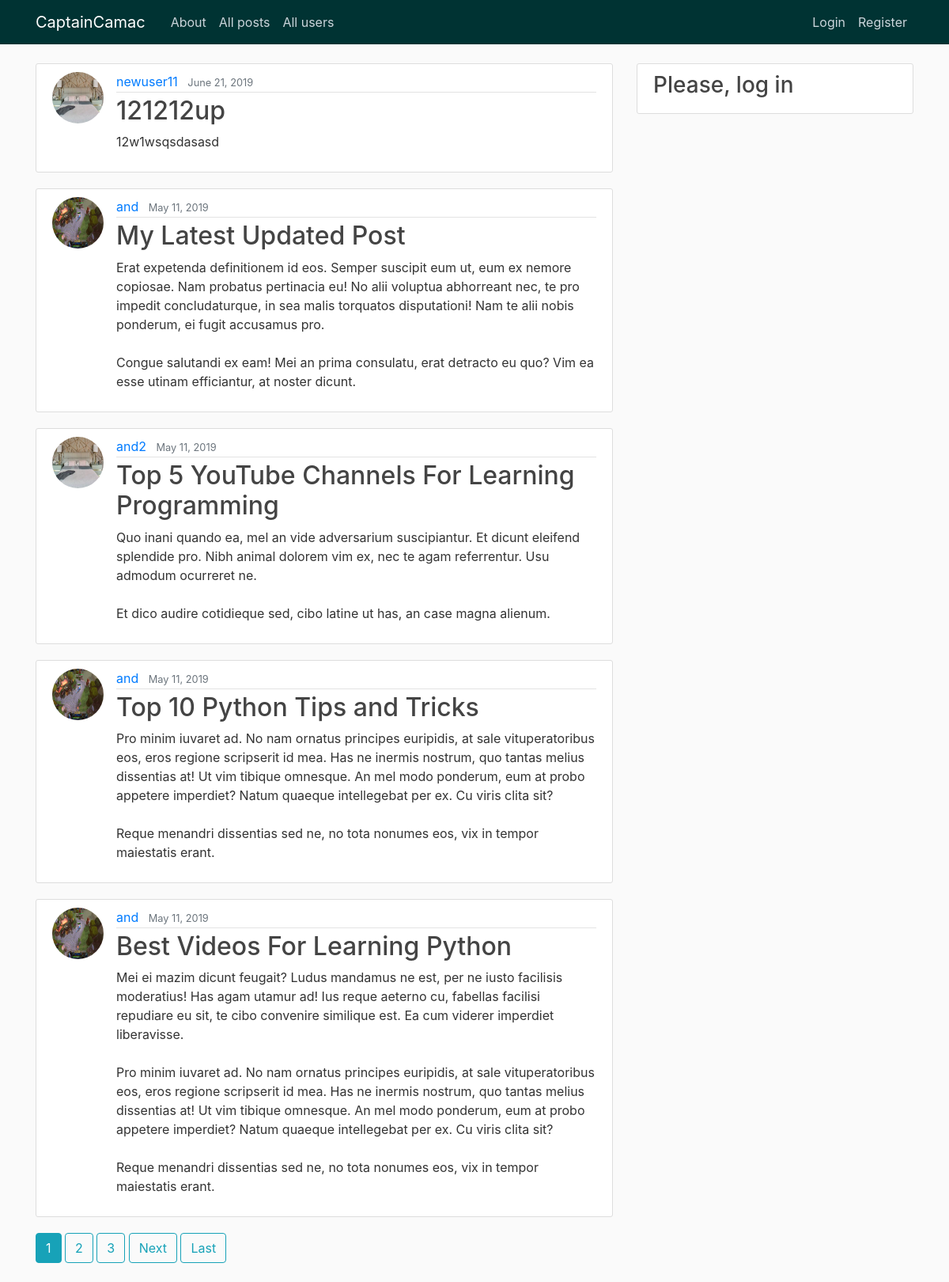
The page / on the database its author committed.
### blog/models.py (models this page shows, shortened)
class Post(models.Model):
    title = models.CharField(max_length=100)
    content = models.TextField()
    date_posted = models.DateTimeField(default=timezone.now)
    author = models.ForeignKey(User, on_delete=models.CASCADE)

### users/models.py (models this page shows, shortened)
class Profile(models.Model):
    user = models.OneToOneField(User, on_delete=models.CASCADE)
    image = models.ImageField(default='default.jpg', upload_to='profile_pics')

### blog/views.py (the view)
# urls.py: path('', PostListView.as_view(), name='blog-home'),
class PostListView(ListView):
    model = Post
    template_name = 'blog/home.html'
    context_object_name = 'posts'
    ordering = ['-date_posted']
    paginate_by = 5

### blog/templates/blog/home.html (shortened to what this page needs)
{% extends "base/base.html" %}
{% block content %}
    {% for post in posts %}
        <article class="media content-section">
            <img class="rounded-circle article-img" src="{{ post.author.profile.image.url }}">
            <div class="media-body">
                <div class="article-metadata">
                    <a class="mr-2" href="{% url 'profile' post.author.id %}">{{ post.author }}</a>
                    <small class="text-muted">{{ post.date_posted|date:"F d, Y" }}</small>
                </div>
                <h2><a class="article-title" href="{% url 'post-detail' post.id %}">{{ post.title }}</a></h2>
                <p class="article-content">{{ post.content }}</p>
            </div>
        </article>
    {% endfor %}
    {% if is_paginated %}
        {% for num in page_obj.paginator.page_range %}
            {% if page_obj.number == num %}
                <a class="btn btn-info mb-4" href="?page={{ num }}">{{ num }}</a>
            {% elif num > page_obj.number|add:'-3' and num < page_obj.number|add:'3' %}
                <a class="btn btn-outline-info mb-4" href="?page={{ num }}">{{ num }}</a>
            {% endif %}
        {% endfor %}
        {% if page_obj.has_next %}
            <a class="btn btn-outline-info mb-4" href="?page={{ page_obj.next_page_number }}">Next</a>
            <a class="btn btn-outline-info mb-4" href="?page={{ page_obj.paginator.num_pages }}">Last</a>
        {% endif %}
    {% endif %}
{% endblock content %}

### base/static/base/main.css (style rules this page uses)
body { background: #fafafa; color: #333333; margin-top: 5rem; }
h1, h2, h3, h4, h5, h6 { color: #444444; }
.content-section { background: #ffffff; padding: 10px 20px; border: 1px solid #dddddd; border-radius: 3px; margin-bottom: 20px; }
.article-title { color: #444444; }
.article-content { white-space: pre-line; }
.article-img { height: 65px; width: 65px; margin-right: 16px; }
.article-metadata { padding-bottom: 1px; margin-bottom: 4px; border-bottom: 1px solid #e3e3e3 }

### rows shown on the page
Post: author.profile.image (placeholder picture), author "newuser11", date_posted "June 21, 2019", title "121212up", content "12w1wsqsdasasd"
Post: author.profile.image (picture), author "and", date_posted "May 11, 2019", title "My Latest Updated Post", content "Erat expetenda definitionem id eos. Semper suscipit eum ut, eum ex nemore copiosae. Nam probatus pertinacia eu! No alii voluptua abhorreant nec, te pro impedit concludaturque, in sea malis torquatos disputationi! Nam te alii nobis ponderum, ei fugit accusamus pro. Congue salutandi ex eam! Mei an prima consulatu, erat detracto eu quo? Vim ea esse utinam efficiantur, at noster dicunt."
Post: author.profile.image (placeholder picture), author "and2", date_posted "May 11, 2019", title "Top 5 YouTube Channels For Learning Programming", content "Quo inani quando ea, mel an vide adversarium suscipiantur. Et dicunt eleifend splendide pro. Nibh animal dolorem vim ex, nec te agam referrentur. Usu admodum ocurreret ne. Et dico audire cotidieque sed, cibo latine ut has, an case magna alienum."
Post: author.profile.image (picture), author "and", date_posted "May 11, 2019", title "Top 10 Python Tips and Tricks", content "Pro minim iuvaret ad. No nam ornatus principes euripidis, at sale vituperatoribus eos, eros regione scripserit id mea. Has ne inermis nostrum, quo tantas melius dissentias at! Ut vim tibique omnesque. An mel modo ponderum, eum at probo appetere imperdiet? Natum quaeque intellegebat per ex. Cu viris clita sit? Reque menandri dissentias sed ne, no tota nonumes eos, vix in tempor maiestatis erant."
Post: author.profile.image (picture), author "and", date_posted "May 11, 2019", title "Best Videos For Learning Python", content "Mei ei mazim dicunt feugait? Ludus mandamus ne est, per ne iusto facilisis moderatius! Has agam utamur ad! Ius reque aeterno cu, fabellas facilisi repudiare eu sit, te cibo convenire similique est. Ea cum viderer imperdiet liberavisse. Pro minim iuvaret ad. No nam ornatus principes euripidis, at sale vituperatoribus eos, eros regione scripserit id mea. Has ne inermis nostrum, quo tantas melius dissentias at! Ut vim tibique omnesque. An mel modo ponderum, eum at probo appetere imperdiet? Natum quaeque intellegebat per ex. Cu viris clita sit? Reque menandri dissentias sed ne, no tota nonumes eos, vix in tempor maiestatis erant."

### other values the page prints
{{ num }} "1"
{{ num }} "2" "3"
